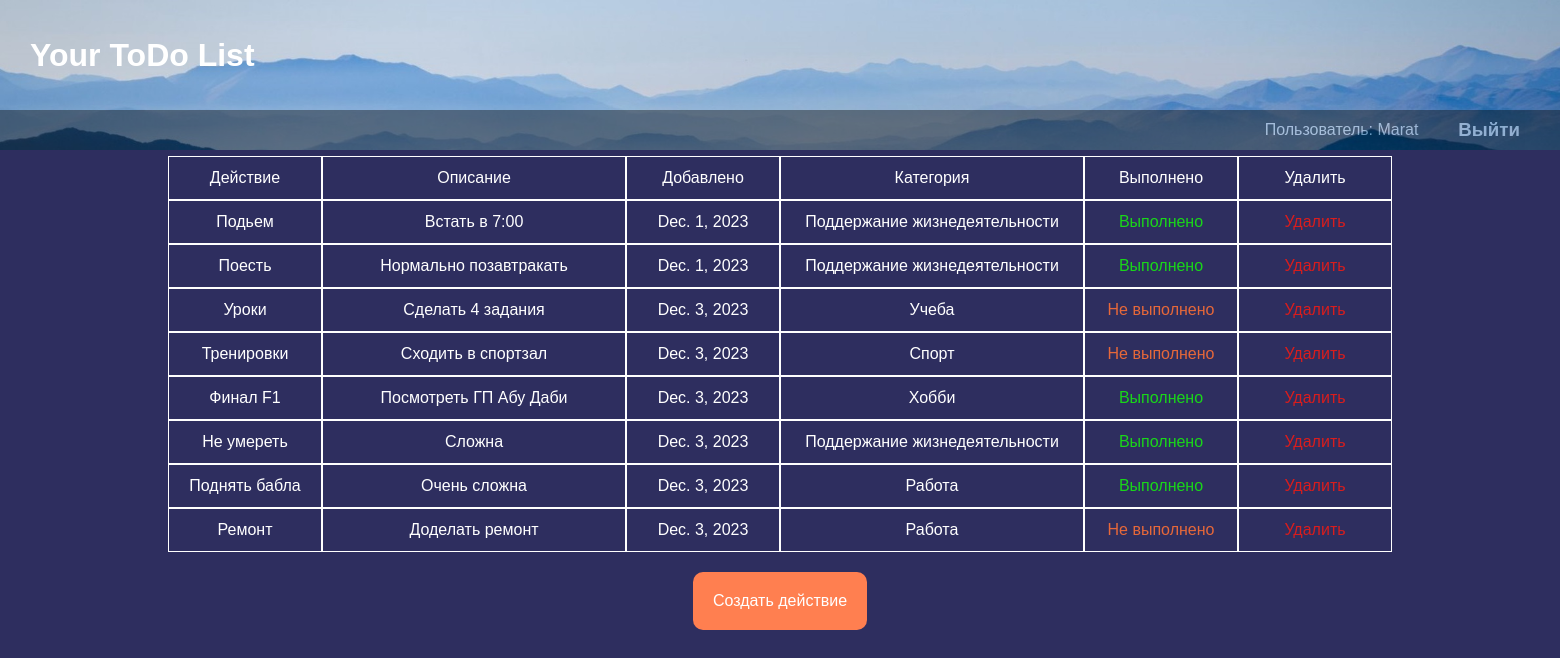
The app's page / (signed in) with its own data.
### app/models.py (models this page shows, shortened)
class ToDoList(models.Model):
    title = models.CharField(max_length=40)
    content = models.TextField(blank=True)
    created = models.DateField(default=timezone.now().strftime("%Y-%m-%d"))
    due_date = models.DateField(default=timezone.now().strftime("%Y-%m-%d"))
    category = models.ForeignKey(Category, default="general", on_delete=models.PROTECT)
    active = models.BooleanField(default=False)

class Category(models.Model):
    name = models.CharField(max_length=40)
    def __str__(self):
        return self.name

### app/views.py (the view)
# urls.py: path('', ToDoView.as_view(), name='home'),
class ToDoView(ListView):
    model = ToDoList
    template_name = 'home.html'
    context_object_name = 'items'
    """def queryset(self, request):
        qs = super(ToDoList, self).queryset(request)
        return qs.filter(user=request.user)"""

### app/templates/home.html
{% extends 'base.html' %}
{% block content %}
<div class="main_table">
<table>
    <tr>
        <td>Действие</td>
        <td class="td2and4">Описание</td>
        <td>Добавлено</td>
        <td class="td2and4">Категория</td>
        <td>Выполнено</td>
        <td>Удалить</td>
    </tr>
    {% for i in items %}
    <tr>
        <td>{{ i.title }}</td>
        <td class="td2and4">{{ i.content }}</td>
        <td>{{ i.created }}</td>
        <td class="td2and4">{{ i.category }}</td>
        {% if i.active == True %}
        <td><a class="active" href={% url 'update' i.pk %}>Выполнено</a></td>
        {% else %}
        <td><a class="not_active" href={% url 'update' i.pk %}>Не выполнено</a></td>
        {% endif %}
        <td><a class="delete_item" href={% url 'delete_todo' i.pk %}>Удалить</a></td>
    </tr>
    {% endfor %}
</table>
</div>
<br>
<div class="main_table">
    <a class="create_button" href={% url 'create_todo' %}>Создать действие</a>
</div>
{% endblock %}

### app/templates/base.html (shortened to what this page needs)
{% load static %}
<!DOCTYPE html>
<html lang="en">
<head>
    <link rel="stylesheet" href={% static 'css/style.css' %}>
</head>
<body>
    <img class="main_cover" src="{% static 'images/99px для проекта.jpg' %}" alt="">
    <div class="navbar">
        {% if request.user.is_authenticated %}
            <p class="navbar_items">Пользователь: {{ request.user.username }}</p>
            <a class="navbar_items" href={% url 'logout' %}><h3>Выйти</h3></a>
        {% else %}
            <a class="navbar_items" href={% url 'login' %}><h3 class="navbar_elements">Войти на сайт</h3></a>
            <a class="navbar_items" href={% url 'signup' %}><h3 class="navbar_elements">Регистрация</h3></a>
        {% endif %}
    </div>
    <h1 class="navbar_title">Your ToDo List</h1>
    {% block content %}
    {% endblock %}
</body>
</html>

### static/css/style.css (style rules this page uses)
body { background-color: rgb(46, 46, 95); margin: 0px; padding: 0px; }
.main_cover { margin: 0px; padding: 0px; height: 150px; }
.navbar { display: flex; flex-direction: row; justify-content: end; align-items: center; position: absolute; top: 110px; height: 40px; width: 100%; opacity: 40%; background-color: black; }
.navbar_items { font-family: Arial; color: white; text-decoration: none; opacity: 100%; margin-right: 40px; }
.navbar_title { font-family: Arial; color: white; position: absolute; top: 16px; margin-left: 30px; }
.main_table { display: flex; flex-direction: row; justify-content: center; }
table { color: white; font-family: Arial; }
tr { display: flex; flex-direction: row; justify-content: center; align-items: center; }
td { width: 150px; height: 40px; border: 1px solid white; display: flex; flex-direction: row; justify-content: center; align-items: center; }
.td2and4 { width: 300px; }
.active { text-decoration: none; color: rgb(25, 215, 25); }
.not_active { text-decoration: none; color: rgb(230, 104, 58); }
.create_button { text-decoration: none; font-family: Arial; padding: 20px; background-color: coral; color: white; border-radius: 10px; }
.delete_item { text-decoration: none; color: rgb(217, 29, 29); }

### records on screen
ToDoList: title "Подьем", content "Встать в 7:00", created "Dec. 1, 2023", category "Поддержание жизнедеятельности", active "Выполнено"
ToDoList: title "Поесть", content "Нормально позавтракать", created "Dec. 1, 2023", category "Поддержание жизнедеятельности", active "Выполнено"
ToDoList: title "Уроки", content "Сделать 4 задания", created "Dec. 3, 2023", category "Учеба", active "Не выполнено"
ToDoList: title "Тренировки", content "Сходить в спортзал", created "Dec. 3, 2023", category "Спорт", active "Не выполнено"
ToDoList: title "Финал F1", content "Посмотреть ГП Абу Даби", created "Dec. 3, 2023", category "Хобби", active "Выполнено"
ToDoList: title "Не умереть", content "Сложна", created "Dec. 3, 2023", category "Поддержание жизнедеятельности", active "Выполнено"
ToDoList: title "Поднять бабла", content "Очень сложна", created "Dec. 3, 2023", category "Работа", active "Выполнено"
ToDoList: title "Ремонт", content "Доделать ремонт", created "Dec. 3, 2023", category "Работа", active "Не выполнено"

### other values on screen
{{ request.user.username }} "Marat"
